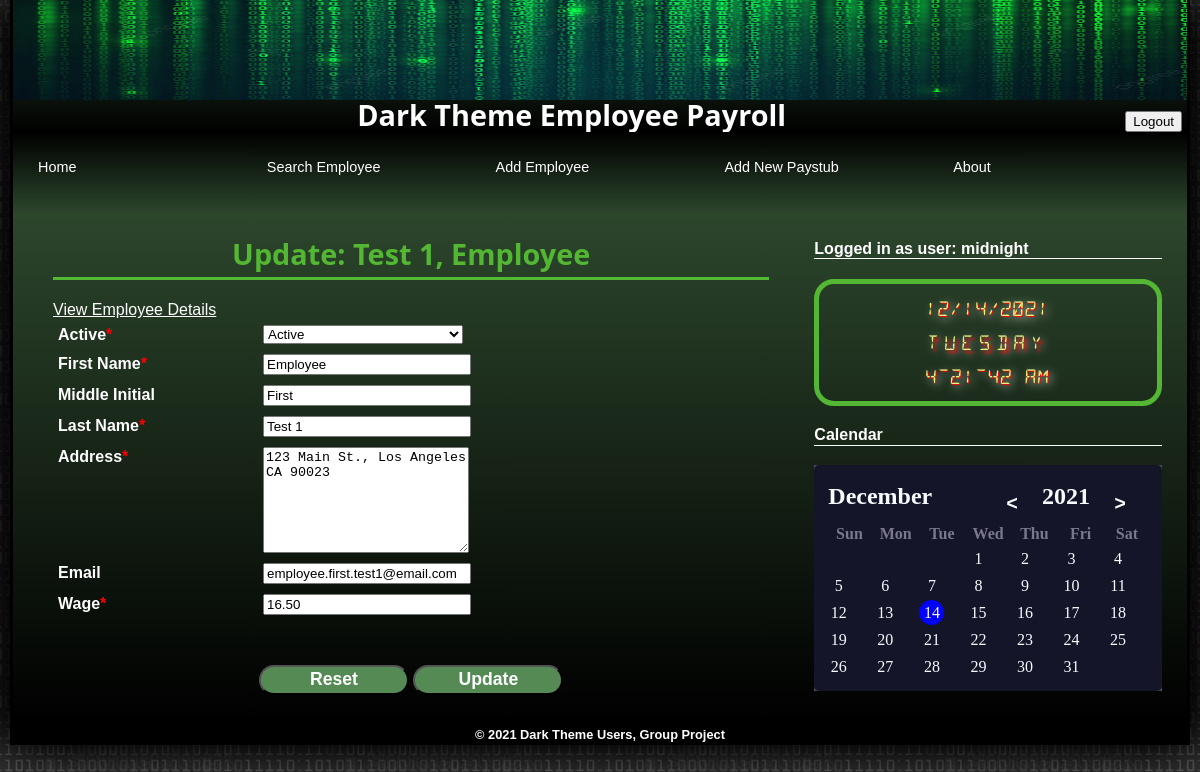
The app's page /edit/3/ (signed in), older data.
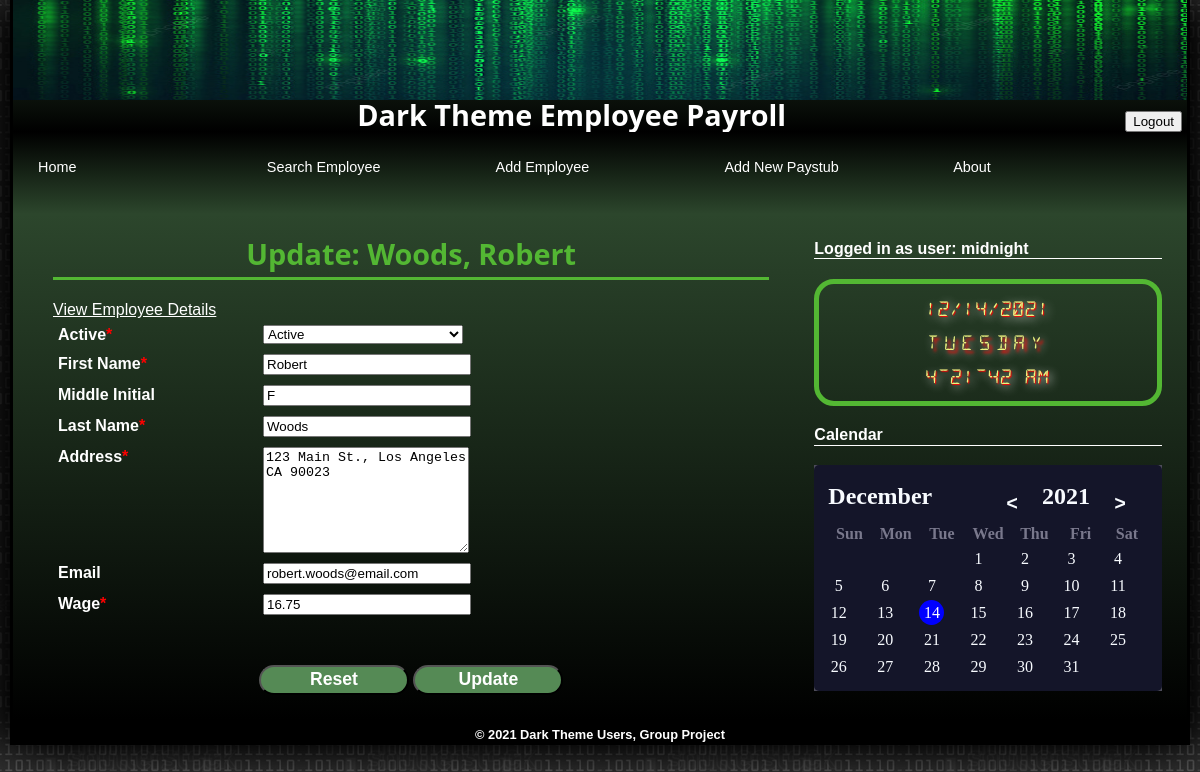
The same page, newer data.
### persons/models.py (models this page shows)
class Person(models.Model):
    id_number = models.IntegerField(primary_key=True)
    first_name = models.TextField()
    last_name = models.TextField()
    middle_name = models.TextField(blank=True)
    address = models.TextField()
    birth_date = models.DateField()
    email = models.EmailField(('email address'), unique=True)

class Employee(Person):
    date_hired = models.DateField()
    pay_rate = models.DecimalField(max_digits=7, decimal_places=2)
    active = models.BooleanField()

### persons/views.py (the view, shortened to what this page needs)
# urls.py: path('edit/<int:id>/', edit_employee_view),
@login_required
def edit_employee_view(request,id=None):
    context = {}
    employee_obj = None
    if id is not None:
        employee_obj = Employee.objects.get(id_number=id)
    context = {
        "object": employee_obj,
    }
    return render(request,'edit-employee.html', context=context)

### templates/edit-employee.html (shortened to what this page needs)
{% extends "base.html" %}
{% block content %}
<h1>Update: {{ object.last_name }}, {{ object.first_name}}</h1>
<p></p>
<a href="/view/{{ object.id_number }}" style="color: white;">View Employee Details</a>
<form method="POST" id="updateEmployeeForm">
    <label for="activeBox">Active<span style="color:red">*</span></label>
    <select name="active" id="activeBox">
        {% if object.active %}
        <option value="Active" selected>Active</option>
        {% else %}
        <option value="Active">Active</option>
        <option value="Inactive" selected>Inactive</option>
        {% endif%}
    </select>
    <label for="fnameBox">First Name<span style="color:red">*</span></label>
    <input name="fname" id="fnameBox" type="text"  placeholder="First Name" value="{{ object.first_name}}" required />
    <label for="mnameBox">Middle Initial</label>
    <input name="mname" id="mnameBox" type="text"  placeholder='M' value="{{ object.middle_name}}" />
    <label for="lnameBox">Last Name<span style="color:red">*</span></label>
    <input name="lname" id="lnameBox" type="text" placeholder="Last Name" value="{{ object.last_name}}" required />
    <label for="addBox">Address<span style="color:red">*</span></label>
    <textarea name="address" id="addBox" placeholder="Enter Address" required >{{ object.address }}</textarea>
    <label for="emailBox">Email</label>
    <input name="email" id="emailBox" type ="email" value="{{ object.email }}" />
    <label for="wageBox">Wage<span style="color:red">*</span></label>
    <input name="wage" id="wageBox" type="number" step="0.01" value="{{ object.pay_rate }}" required />
    <p>
        <input type="reset" />
        <input type="submit" value="Update" />
    </p>
</form>
{% endblock content %}

Row changes from the older to the newer data that the page shows:
changed Person "123 Main St., Los Angeles CA 90023": last_name "Test 1" → "Woods"; first_name "Employee" → "Robert"; fname "Employee" → "Robert"; mname "First" → "F"; lname "Test 1" → "Woods"; email "employee.first.test1@email.com" → "robert.woods@email.com"
changed Employee "Active": wage "16.50" → "16.75"
